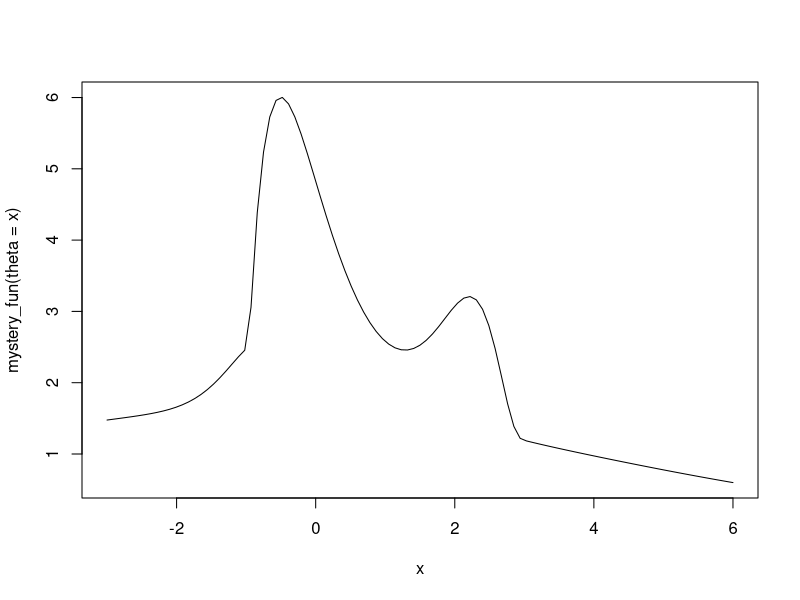

Write the R code that produced this figure.

mystery_fun <- function(theta) {
  20 * dnorm(x = theta, mean = -1, sd = 5) +
    ifelse(theta > -1,
           6 * dgamma(x = theta + 1, shape = 2, scale = 0.5),
           dgamma(x = -theta, shape = 5, scale = 0.2)) +
    2 * dgamma(x = 3 - theta, shape = 4, scale = 0.25)
}

mystery_fun(0.3)

curve(mystery_fun(theta = x), from = -3, to = 6)

z <- integrate(mystery_fun, lower = -20, upper = 20)$value
z

